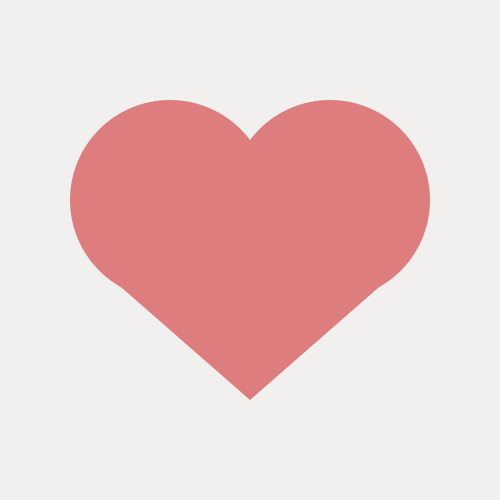
Frame 1 (no input)
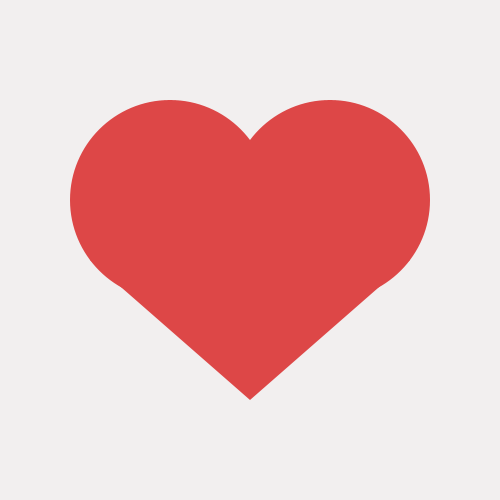
Frame 60 (the mouse pressed at the canvas centre just before this capture)
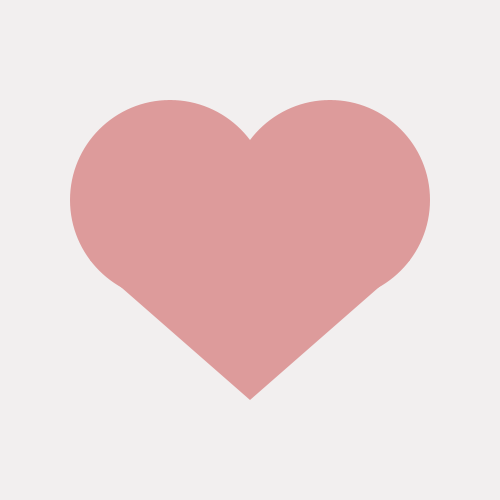
Frame 120 (the mouse held since frame 60 and released just before this capture)

The Processing sketch that drew these frames (run headless with seeded random() and noise(); from frame 60 on, the mouse is pressed at the canvas centre):

// Processing sketch: processing_171944
// ── processing_171944.pde

float nummer=0;
void setup ()
{
  size (500, 500);
 // background (255);
}
void draw ()
{
  colorMode (HSB, 360, 100, 100);
  
  background (0, 1, 95);
  
  float farbe = map (sin (nummer),-1, 1, 0, 87);
  float nummer_mouse=map(mouseX, 0, width, 0.01, 0.3);
  translate (width/2, height/2);
  fill (360,farbe, 87);
  noStroke();
  smooth();
  ellipse (-80, -50, 200, 200);
  ellipse (80, -50, 200, 200);
  triangle (-160, 10, 160, 10, 0,150);
 
  println (sin(nummer));
  nummer+=nummer_mouse;//Zeit
}
